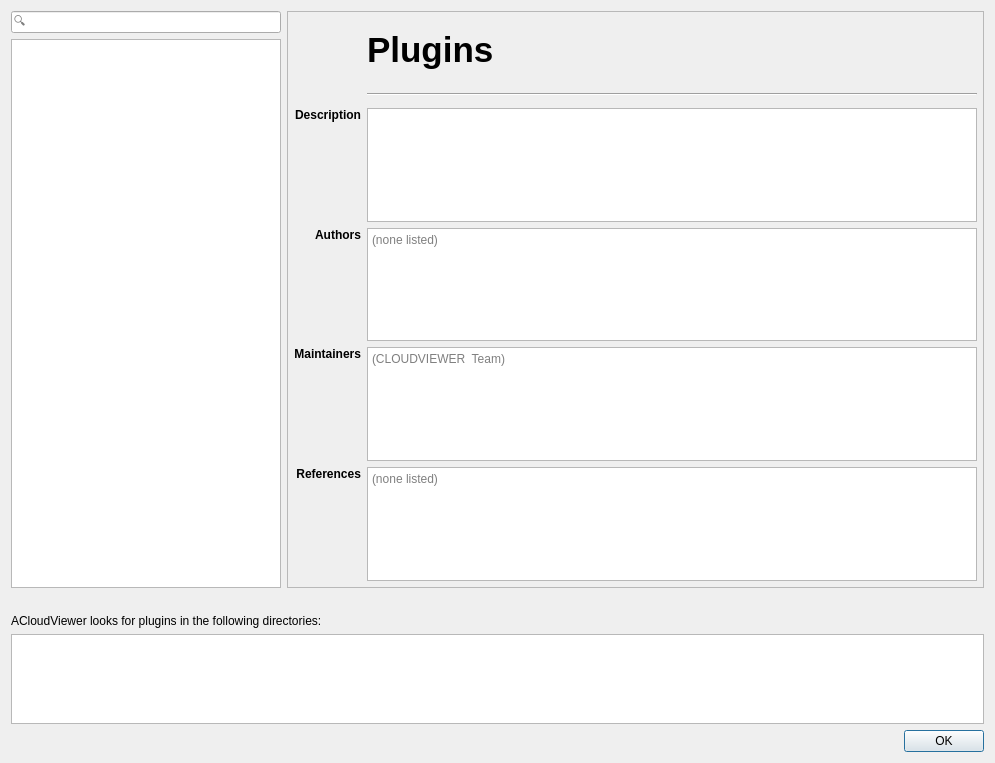
<?xml version="1.0" encoding="UTF-8"?>
<ui version="4.0">
 <class>ccPluginInfoDlg</class>
 <widget class="QDialog" name="ccPluginInfoDlg">
  <property name="geometry">
   <rect>
    <x>0</x>
    <y>0</y>
    <width>995</width>
    <height>763</height>
   </rect>
  </property>
  <property name="windowTitle">
   <string>Dialog</string>
  </property>
  <layout class="QVBoxLayout" name="verticalLayout_2">
   <item>
    <layout class="QHBoxLayout" name="horizontalLayout">
     <item>
      <layout class="QVBoxLayout" name="verticalLayout">
       <item>
        <widget class="QLineEdit" name="mSearchLineEdit">
         <property name="sizePolicy">
          <sizepolicy hsizetype="Preferred" vsizetype="Fixed">
           <horstretch>0</horstretch>
           <verstretch>0</verstretch>
          </sizepolicy>
         </property>
         <property name="toolTip">
          <string>Filter list by plugin name</string>
         </property>
         <property name="placeholderText">
          <string>🔍</string>
         </property>
         <property name="clearButtonEnabled">
          <bool>true</bool>
         </property>
        </widget>
       </item>
       <item>
        <widget class="QListView" name="mPluginListView">
         <property name="sizePolicy">
          <sizepolicy hsizetype="Fixed" vsizetype="Expanding">
           <horstretch>0</horstretch>
           <verstretch>0</verstretch>
          </sizepolicy>
         </property>
         <property name="minimumSize">
          <size>
           <width>270</width>
           <height>0</height>
          </size>
         </property>
         <property name="maximumSize">
          <size>
           <width>270</width>
           <height>16777215</height>
          </size>
         </property>
         <property name="editTriggers">
          <set>QAbstractItemView::NoEditTriggers</set>
         </property>
         <property name="iconSize">
          <size>
           <width>24</width>
           <height>24</height>
          </size>
         </property>
         <property name="uniformItemSizes">
          <bool>true</bool>
         </property>
        </widget>
       </item>
      </layout>
     </item>
     <item>
      <widget class="QFrame" name="frame">
       <property name="sizePolicy">
        <sizepolicy hsizetype="Expanding" vsizetype="Preferred">
         <horstretch>0</horstretch>
         <verstretch>0</verstretch>
        </sizepolicy>
       </property>
       <property name="frameShape">
        <enum>QFrame::StyledPanel</enum>
       </property>
       <property name="frameShadow">
        <enum>QFrame::Raised</enum>
       </property>
       <layout class="QGridLayout" name="gridLayout" columnstretch="0,1">
        <property name="leftMargin">
         <number>6</number>
        </property>
        <property name="topMargin">
         <number>6</number>
        </property>
        <property name="rightMargin">
         <number>6</number>
        </property>
        <property name="bottomMargin">
         <number>6</number>
        </property>
        <item row="2" column="1">
         <widget class="QTextEdit" name="mDescriptionTextEdit">
          <property name="readOnly">
           <bool>true</bool>
          </property>
         </widget>
        </item>
        <item row="2" column="0">
         <widget class="QLabel" name="label_2">
          <property name="font">
           <font>
            <weight>75</weight>
            <bold>true</bold>
           </font>
          </property>
          <property name="text">
           <string>Description</string>
          </property>
          <property name="alignment">
           <set>Qt::AlignRight|Qt::AlignTop|Qt::AlignTrailing</set>
          </property>
         </widget>
        </item>
        <item row="4" column="1">
         <widget class="QTextBrowser" name="mAuthorsTextBrowser">
          <property name="readOnly">
           <bool>true</bool>
          </property>
          <property name="html">
           <string>&lt;!DOCTYPE HTML PUBLIC &quot;-//W3C//DTD HTML 4.0//EN&quot; &quot;http://www.w3.org/TR/REC-html40/strict.dtd&quot;&gt;
&lt;html&gt;&lt;head&gt;&lt;meta name=&quot;qrichtext&quot; content=&quot;1&quot; /&gt;&lt;style type=&quot;text/css&quot;&gt;
p, li { white-space: pre-wrap; }
&lt;/style&gt;&lt;/head&gt;&lt;body style=&quot; font-family:'Ubuntu'; font-size:11pt; font-weight:400; font-style:normal;&quot;&gt;
&lt;p style=&quot;-qt-paragraph-type:empty; margin-top:0px; margin-bottom:0px; margin-left:0px; margin-right:0px; -qt-block-indent:0; text-indent:0px; font-family:'.SF NS Text'; font-size:13pt;&quot;&gt;&lt;br /&gt;&lt;/p&gt;&lt;/body&gt;&lt;/html&gt;</string>
          </property>
          <property name="textInteractionFlags">
           <set>Qt::TextBrowserInteraction</set>
          </property>
          <property name="placeholderText">
           <string>(none listed)</string>
          </property>
          <property name="openExternalLinks">
           <bool>true</bool>
          </property>
         </widget>
        </item>
        <item row="0" column="1">
         <widget class="QLabel" name="mNameLabel">
          <property name="font">
           <font>
            <pointsize>26</pointsize>
            <weight>75</weight>
            <bold>true</bold>
           </font>
          </property>
          <property name="text">
           <string>Plugins</string>
          </property>
         </widget>
        </item>
        <item row="5" column="0">
         <widget class="QLabel" name="label_3">
          <property name="font">
           <font>
            <weight>75</weight>
            <bold>true</bold>
           </font>
          </property>
          <property name="text">
           <string>Maintainers</string>
          </property>
          <property name="alignment">
           <set>Qt::AlignRight|Qt::AlignTop|Qt::AlignTrailing</set>
          </property>
         </widget>
        </item>
        <item row="1" column="1">
         <widget class="Line" name="line">
          <property name="orientation">
           <enum>Qt::Horizontal</enum>
          </property>
         </widget>
        </item>
        <item row="1" column="0">
         <widget class="QLabel" name="mPluginTypeLabel">
          <property name="enabled">
           <bool>false</bool>
          </property>
          <property name="text">
           <string/>
          </property>
          <property name="alignment">
           <set>Qt::AlignCenter</set>
          </property>
         </widget>
        </item>
        <item row="5" column="1">
         <widget class="QTextBrowser" name="mMaintainerTextBrowser">
          <property name="readOnly">
           <bool>true</bool>
          </property>
          <property name="html">
           <string>&lt;!DOCTYPE HTML PUBLIC &quot;-//W3C//DTD HTML 4.0//EN&quot; &quot;http://www.w3.org/TR/REC-html40/strict.dtd&quot;&gt;
&lt;html&gt;&lt;head&gt;&lt;meta name=&quot;qrichtext&quot; content=&quot;1&quot; /&gt;&lt;style type=&quot;text/css&quot;&gt;
p, li { white-space: pre-wrap; }
&lt;/style&gt;&lt;/head&gt;&lt;body style=&quot; font-family:'Ubuntu'; font-size:11pt; font-weight:400; font-style:normal;&quot;&gt;
&lt;p style=&quot;-qt-paragraph-type:empty; margin-top:0px; margin-bottom:0px; margin-left:0px; margin-right:0px; -qt-block-indent:0; text-indent:0px; font-family:'.SF NS Text'; font-size:13pt;&quot;&gt;&lt;br /&gt;&lt;/p&gt;&lt;/body&gt;&lt;/html&gt;</string>
          </property>
          <property name="placeholderText">
           <string>(CLOUDVIEWER  Team)</string>
          </property>
          <property name="openExternalLinks">
           <bool>true</bool>
          </property>
         </widget>
        </item>
        <item row="0" column="0">
         <widget class="QLabel" name="mIcon">
          <property name="sizePolicy">
           <sizepolicy hsizetype="MinimumExpanding" vsizetype="Fixed">
            <horstretch>0</horstretch>
            <verstretch>0</verstretch>
           </sizepolicy>
          </property>
          <property name="minimumSize">
           <size>
            <width>64</width>
            <height>64</height>
           </size>
          </property>
          <property name="text">
           <string/>
          </property>
          <property name="pixmap">
           <pixmap resource="../../MainWindow.qrc">:/Resources/images/icon/logo_64.png</pixmap>
          </property>
          <property name="alignment">
           <set>Qt::AlignCenter</set>
          </property>
         </widget>
        </item>
        <item row="4" column="0">
         <widget class="QLabel" name="label">
          <property name="font">
           <font>
            <weight>75</weight>
            <bold>true</bold>
           </font>
          </property>
          <property name="text">
           <string>Authors</string>
          </property>
          <property name="alignment">
           <set>Qt::AlignRight|Qt::AlignTop|Qt::AlignTrailing</set>
          </property>
         </widget>
        </item>
        <item row="6" column="0">
         <widget class="QLabel" name="mReferencesLabel">
          <property name="font">
           <font>
            <weight>75</weight>
            <bold>true</bold>
           </font>
          </property>
          <property name="text">
           <string>References</string>
          </property>
          <property name="alignment">
           <set>Qt::AlignRight|Qt::AlignTop|Qt::AlignTrailing</set>
          </property>
         </widget>
        </item>
        <item row="6" column="1">
         <widget class="QTextBrowser" name="mReferencesTextBrowser">
          <property name="html">
           <string>&lt;!DOCTYPE HTML PUBLIC &quot;-//W3C//DTD HTML 4.0//EN&quot; &quot;http://www.w3.org/TR/REC-html40/strict.dtd&quot;&gt;
&lt;html&gt;&lt;head&gt;&lt;meta name=&quot;qrichtext&quot; content=&quot;1&quot; /&gt;&lt;style type=&quot;text/css&quot;&gt;
p, li { white-space: pre-wrap; }
&lt;/style&gt;&lt;/head&gt;&lt;body style=&quot; font-family:'Ubuntu'; font-size:11pt; font-weight:400; font-style:normal;&quot;&gt;
&lt;p style=&quot;-qt-paragraph-type:empty; margin-top:0px; margin-bottom:0px; margin-left:0px; margin-right:0px; -qt-block-indent:0; text-indent:0px; font-family:'.SF NS Text'; font-size:13pt;&quot;&gt;&lt;br /&gt;&lt;/p&gt;&lt;/body&gt;&lt;/html&gt;</string>
          </property>
          <property name="placeholderText">
           <string>(none listed)</string>
          </property>
          <property name="openExternalLinks">
           <bool>true</bool>
          </property>
         </widget>
        </item>
       </layout>
      </widget>
     </item>
    </layout>
   </item>
   <item>
    <widget class="QLabel" name="mWarningLabel">
     <property name="text">
      <string/>
     </property>
     <property name="alignment">
      <set>Qt::AlignCenter</set>
     </property>
     <property name="margin">
      <number>3</number>
     </property>
     <property name="textInteractionFlags">
      <set>Qt::NoTextInteraction</set>
     </property>
    </widget>
   </item>
   <item>
    <widget class="QLabel" name="label_5">
     <property name="text">
      <string>ACloudViewer looks for plugins in the following directories:</string>
     </property>
    </widget>
   </item>
   <item>
    <widget class="QTextEdit" name="mPluginPathTextEdit">
     <property name="minimumSize">
      <size>
       <width>0</width>
       <height>90</height>
      </size>
     </property>
    </widget>
   </item>
   <item>
    <widget class="QDialogButtonBox" name="buttonBox">
     <property name="orientation">
      <enum>Qt::Horizontal</enum>
     </property>
     <property name="standardButtons">
      <set>QDialogButtonBox::Ok</set>
     </property>
    </widget>
   </item>
  </layout>
 </widget>
 <resources>
  <include location="../../MainWindow.qrc"/>
 </resources>
 <connections>
  <connection>
   <sender>buttonBox</sender>
   <signal>accepted()</signal>
   <receiver>ccPluginInfoDlg</receiver>
   <slot>accept()</slot>
   <hints>
    <hint type="sourcelabel">
     <x>248</x>
     <y>254</y>
    </hint>
    <hint type="destinationlabel">
     <x>157</x>
     <y>274</y>
    </hint>
   </hints>
  </connection>
  <connection>
   <sender>buttonBox</sender>
   <signal>rejected()</signal>
   <receiver>ccPluginInfoDlg</receiver>
   <slot>reject()</slot>
   <hints>
    <hint type="sourcelabel">
     <x>316</x>
     <y>260</y>
    </hint>
    <hint type="destinationlabel">
     <x>286</x>
     <y>274</y>
    </hint>
   </hints>
  </connection>
 </connections>
</ui>
